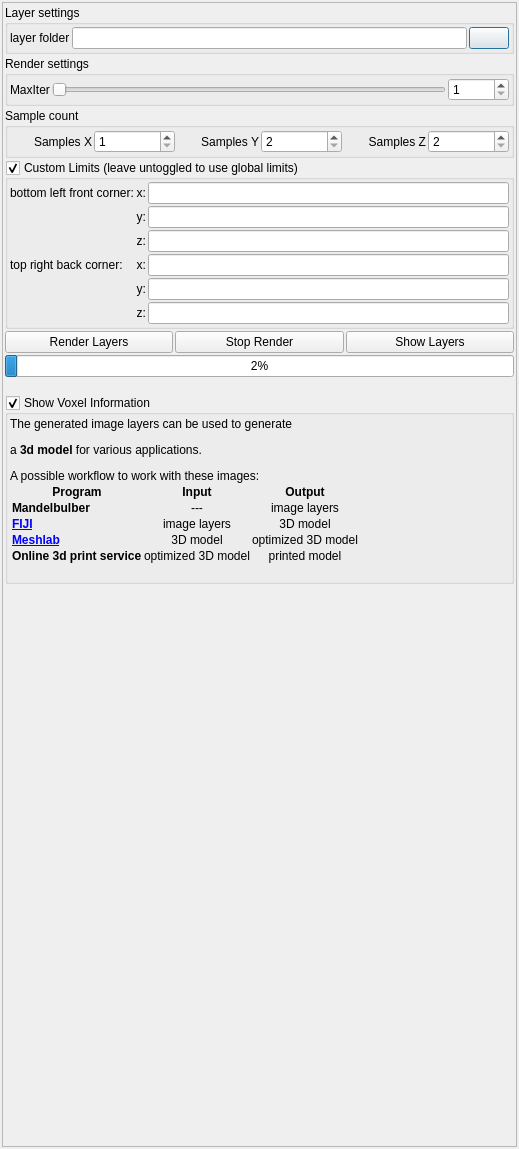
<?xml version="1.0" encoding="UTF-8"?>
<ui version="4.0">
 <class>cVoxelExportDialog</class>
 <widget class="QDialog" name="cVoxelExportDialog">
  <property name="geometry">
   <rect>
    <x>0</x>
    <y>0</y>
    <width>519</width>
    <height>1149</height>
   </rect>
  </property>
  <property name="windowTitle">
   <string>Export Voxel</string>
  </property>
  <property name="windowIcon">
   <iconset resource="icons.qrc">
    <normaloff>:/system/icons/layer.png</normaloff>:/system/icons/layer.png</iconset>
  </property>
  <layout class="QVBoxLayout" name="verticalLayout">
   <property name="spacing">
    <number>2</number>
   </property>
   <property name="leftMargin">
    <number>2</number>
   </property>
   <property name="topMargin">
    <number>2</number>
   </property>
   <property name="rightMargin">
    <number>2</number>
   </property>
   <property name="bottomMargin">
    <number>2</number>
   </property>
   <item>
    <widget class="QScrollArea" name="scrollArea">
     <property name="widgetResizable">
      <bool>true</bool>
     </property>
     <widget class="QWidget" name="scrollAreaWidgetContents">
      <property name="geometry">
       <rect>
        <x>0</x>
        <y>0</y>
        <width>513</width>
        <height>1143</height>
       </rect>
      </property>
      <layout class="QVBoxLayout" name="verticalLayout_2">
       <property name="spacing">
        <number>2</number>
       </property>
       <property name="leftMargin">
        <number>2</number>
       </property>
       <property name="topMargin">
        <number>2</number>
       </property>
       <property name="rightMargin">
        <number>2</number>
       </property>
       <property name="bottomMargin">
        <number>2</number>
       </property>
       <item>
        <widget class="QGroupBox" name="groupBox">
         <property name="title">
          <string>Layer settings</string>
         </property>
         <layout class="QVBoxLayout" name="verticalLayout_3">
          <property name="spacing">
           <number>2</number>
          </property>
          <property name="leftMargin">
           <number>2</number>
          </property>
          <property name="topMargin">
           <number>2</number>
          </property>
          <property name="rightMargin">
           <number>2</number>
          </property>
          <property name="bottomMargin">
           <number>2</number>
          </property>
          <item>
           <layout class="QGridLayout" name="gridLayout">
            <property name="spacing">
             <number>2</number>
            </property>
            <item row="0" column="1">
             <widget class="MyLineEdit" name="text_voxel_image_path"/>
            </item>
            <item row="0" column="2">
             <widget class="QPushButton" name="pushButton_select_image_path">
              <property name="text">
               <string/>
              </property>
              <property name="icon">
               <iconset theme="folder" resource="icons.qrc">
                <normaloff>:/system/icons/folder.svg</normaloff>:/system/icons/folder.svg</iconset>
              </property>
             </widget>
            </item>
            <item row="0" column="0">
             <widget class="QLabel" name="label">
              <property name="text">
               <string>layer folder</string>
              </property>
             </widget>
            </item>
           </layout>
          </item>
         </layout>
        </widget>
       </item>
       <item>
        <widget class="QGroupBox" name="groupBox_2">
         <property name="title">
          <string>Render settings</string>
         </property>
         <layout class="QVBoxLayout" name="verticalLayout_4">
          <property name="spacing">
           <number>2</number>
          </property>
          <property name="leftMargin">
           <number>2</number>
          </property>
          <property name="topMargin">
           <number>2</number>
          </property>
          <property name="rightMargin">
           <number>2</number>
          </property>
          <property name="bottomMargin">
           <number>2</number>
          </property>
          <item>
           <layout class="QGridLayout" name="gridLayout_2">
            <property name="spacing">
             <number>2</number>
            </property>
            <item row="0" column="0">
             <widget class="QLabel" name="label_5">
              <property name="text">
               <string>MaxIter</string>
              </property>
             </widget>
            </item>
            <item row="0" column="2">
             <widget class="MySpinBox" name="spinboxInt_voxel_max_iter">
              <property name="minimum">
               <number>1</number>
              </property>
              <property name="maximum">
               <number>10000</number>
              </property>
             </widget>
            </item>
            <item row="0" column="1">
             <widget class="QSlider" name="sliderInt_voxel_max_iter">
              <property name="minimum">
               <number>1</number>
              </property>
              <property name="maximum">
               <number>10000</number>
              </property>
              <property name="singleStep">
               <number>8</number>
              </property>
              <property name="pageStep">
               <number>64</number>
              </property>
              <property name="orientation">
               <enum>Qt::Horizontal</enum>
              </property>
             </widget>
            </item>
           </layout>
          </item>
         </layout>
        </widget>
       </item>
       <item>
        <widget class="QGroupBox" name="groupBox_3">
         <property name="title">
          <string>Sample count</string>
         </property>
         <layout class="QVBoxLayout" name="verticalLayout_5">
          <property name="spacing">
           <number>2</number>
          </property>
          <property name="leftMargin">
           <number>2</number>
          </property>
          <property name="topMargin">
           <number>2</number>
          </property>
          <property name="rightMargin">
           <number>2</number>
          </property>
          <property name="bottomMargin">
           <number>2</number>
          </property>
          <item>
           <layout class="QGridLayout" name="gridLayout_3">
            <property name="spacing">
             <number>2</number>
            </property>
            <item row="0" column="0">
             <widget class="QLabel" name="label_6">
              <property name="text">
               <string>Samples X</string>
              </property>
              <property name="alignment">
               <set>Qt::AlignRight|Qt::AlignTrailing|Qt::AlignVCenter</set>
              </property>
             </widget>
            </item>
            <item row="0" column="1">
             <widget class="MySpinBox" name="spinboxInt_voxel_samples_x">
              <property name="minimum">
               <number>1</number>
              </property>
              <property name="maximum">
               <number>65535</number>
              </property>
             </widget>
            </item>
            <item row="0" column="2">
             <widget class="QLabel" name="label_7">
              <property name="text">
               <string>Samples Y</string>
              </property>
              <property name="alignment">
               <set>Qt::AlignRight|Qt::AlignTrailing|Qt::AlignVCenter</set>
              </property>
             </widget>
            </item>
            <item row="0" column="3">
             <widget class="MySpinBox" name="spinboxInt_voxel_samples_y">
              <property name="minimum">
               <number>2</number>
              </property>
              <property name="maximum">
               <number>65535</number>
              </property>
             </widget>
            </item>
            <item row="0" column="4">
             <widget class="QLabel" name="label_8">
              <property name="text">
               <string>Samples Z</string>
              </property>
              <property name="alignment">
               <set>Qt::AlignRight|Qt::AlignTrailing|Qt::AlignVCenter</set>
              </property>
             </widget>
            </item>
            <item row="0" column="5">
             <widget class="MySpinBox" name="spinboxInt_voxel_samples_z">
              <property name="minimum">
               <number>2</number>
              </property>
              <property name="maximum">
               <number>65535</number>
              </property>
             </widget>
            </item>
           </layout>
          </item>
         </layout>
        </widget>
       </item>
       <item>
        <widget class="MyGroupBox" name="groupCheck_voxel_custom_limit_enabled">
         <property name="title">
          <string>Custom Limits (leave untoggled to use global limits)</string>
         </property>
         <property name="checkable">
          <bool>true</bool>
         </property>
         <layout class="QVBoxLayout" name="verticalLayout_45">
          <property name="spacing">
           <number>2</number>
          </property>
          <property name="leftMargin">
           <number>2</number>
          </property>
          <property name="topMargin">
           <number>2</number>
          </property>
          <property name="rightMargin">
           <number>2</number>
          </property>
          <property name="bottomMargin">
           <number>2</number>
          </property>
          <item>
           <layout class="QGridLayout" name="gridLayout_21">
            <property name="spacing">
             <number>2</number>
            </property>
            <item row="5" column="2">
             <widget class="MyLineEdit" name="vect3_voxel_limit_max_z">
              <property name="sizePolicy">
               <sizepolicy hsizetype="Expanding" vsizetype="Maximum">
                <horstretch>0</horstretch>
                <verstretch>0</verstretch>
               </sizepolicy>
              </property>
             </widget>
            </item>
            <item row="3" column="0">
             <widget class="QLabel" name="label_114">
              <property name="text">
               <string>top right back corner:</string>
              </property>
             </widget>
            </item>
            <item row="2" column="2">
             <widget class="MyLineEdit" name="vect3_voxel_limit_min_z">
              <property name="sizePolicy">
               <sizepolicy hsizetype="Expanding" vsizetype="Maximum">
                <horstretch>0</horstretch>
                <verstretch>0</verstretch>
               </sizepolicy>
              </property>
             </widget>
            </item>
            <item row="0" column="1">
             <widget class="QLabel" name="label_110">
              <property name="sizePolicy">
               <sizepolicy hsizetype="Preferred" vsizetype="Preferred">
                <horstretch>0</horstretch>
                <verstretch>0</verstretch>
               </sizepolicy>
              </property>
              <property name="text">
               <string>x:</string>
              </property>
              <property name="alignment">
               <set>Qt::AlignRight|Qt::AlignTrailing|Qt::AlignVCenter</set>
              </property>
             </widget>
            </item>
            <item row="3" column="2">
             <widget class="MyLineEdit" name="vect3_voxel_limit_max_x">
              <property name="sizePolicy">
               <sizepolicy hsizetype="Expanding" vsizetype="Maximum">
                <horstretch>0</horstretch>
                <verstretch>0</verstretch>
               </sizepolicy>
              </property>
             </widget>
            </item>
            <item row="4" column="2">
             <widget class="MyLineEdit" name="vect3_voxel_limit_max_y">
              <property name="sizePolicy">
               <sizepolicy hsizetype="Expanding" vsizetype="Maximum">
                <horstretch>0</horstretch>
                <verstretch>0</verstretch>
               </sizepolicy>
              </property>
             </widget>
            </item>
            <item row="0" column="2">
             <widget class="MyLineEdit" name="vect3_voxel_limit_min_x">
              <property name="sizePolicy">
               <sizepolicy hsizetype="Expanding" vsizetype="Maximum">
                <horstretch>0</horstretch>
                <verstretch>0</verstretch>
               </sizepolicy>
              </property>
             </widget>
            </item>
            <item row="1" column="1">
             <widget class="QLabel" name="label_111">
              <property name="sizePolicy">
               <sizepolicy hsizetype="Preferred" vsizetype="Preferred">
                <horstretch>0</horstretch>
                <verstretch>0</verstretch>
               </sizepolicy>
              </property>
              <property name="text">
               <string>y:</string>
              </property>
              <property name="alignment">
               <set>Qt::AlignRight|Qt::AlignTrailing|Qt::AlignVCenter</set>
              </property>
             </widget>
            </item>
            <item row="1" column="2">
             <widget class="MyLineEdit" name="vect3_voxel_limit_min_y">
              <property name="sizePolicy">
               <sizepolicy hsizetype="Expanding" vsizetype="Maximum">
                <horstretch>0</horstretch>
                <verstretch>0</verstretch>
               </sizepolicy>
              </property>
             </widget>
            </item>
            <item row="2" column="1">
             <widget class="QLabel" name="label_112">
              <property name="sizePolicy">
               <sizepolicy hsizetype="Preferred" vsizetype="Preferred">
                <horstretch>0</horstretch>
                <verstretch>0</verstretch>
               </sizepolicy>
              </property>
              <property name="text">
               <string>z:</string>
              </property>
              <property name="alignment">
               <set>Qt::AlignRight|Qt::AlignTrailing|Qt::AlignVCenter</set>
              </property>
             </widget>
            </item>
            <item row="0" column="0">
             <widget class="QLabel" name="label_109">
              <property name="text">
               <string>bottom left front corner:</string>
              </property>
             </widget>
            </item>
            <item row="3" column="1">
             <widget class="QLabel" name="label_117">
              <property name="sizePolicy">
               <sizepolicy hsizetype="Preferred" vsizetype="Preferred">
                <horstretch>0</horstretch>
                <verstretch>0</verstretch>
               </sizepolicy>
              </property>
              <property name="text">
               <string>x:</string>
              </property>
              <property name="alignment">
               <set>Qt::AlignRight|Qt::AlignTrailing|Qt::AlignVCenter</set>
              </property>
             </widget>
            </item>
            <item row="4" column="1">
             <widget class="QLabel" name="label_118">
              <property name="sizePolicy">
               <sizepolicy hsizetype="Preferred" vsizetype="Preferred">
                <horstretch>0</horstretch>
                <verstretch>0</verstretch>
               </sizepolicy>
              </property>
              <property name="text">
               <string>y:</string>
              </property>
              <property name="alignment">
               <set>Qt::AlignRight|Qt::AlignTrailing|Qt::AlignVCenter</set>
              </property>
             </widget>
            </item>
            <item row="5" column="1">
             <widget class="QLabel" name="label_119">
              <property name="sizePolicy">
               <sizepolicy hsizetype="Preferred" vsizetype="Preferred">
                <horstretch>0</horstretch>
                <verstretch>0</verstretch>
               </sizepolicy>
              </property>
              <property name="text">
               <string>z:</string>
              </property>
              <property name="alignment">
               <set>Qt::AlignRight|Qt::AlignTrailing|Qt::AlignVCenter</set>
              </property>
             </widget>
            </item>
           </layout>
          </item>
         </layout>
        </widget>
       </item>
       <item>
        <layout class="QHBoxLayout" name="horizontalLayout">
         <item>
          <widget class="QPushButton" name="pushButton_start_render_layers">
           <property name="toolTip">
            <string>&lt;html&gt;&lt;head/&gt;&lt;body&gt;&lt;p&gt;Start rendering of layers based on actual settings&lt;/p&gt;&lt;/body&gt;&lt;/html&gt;</string>
           </property>
           <property name="text">
            <string>Render Layers</string>
           </property>
           <property name="icon">
            <iconset theme="applications-graphics" resource="icons.qrc">
             <normaloff>:/system/icons/applications-graphics.svg</normaloff>:/system/icons/applications-graphics.svg</iconset>
           </property>
          </widget>
         </item>
         <item>
          <widget class="QPushButton" name="pushButton_stop_render_layers">
           <property name="toolTip">
            <string>&lt;html&gt;&lt;head/&gt;&lt;body&gt;&lt;p&gt;Terminate rendering of layers&lt;/p&gt;&lt;/body&gt;&lt;/html&gt;</string>
           </property>
           <property name="text">
            <string>Stop Render</string>
           </property>
           <property name="icon">
            <iconset theme="process-stop" resource="icons.qrc">
             <normaloff>:/system/icons/process-stop.svg</normaloff>:/system/icons/process-stop.svg</iconset>
           </property>
          </widget>
         </item>
         <item>
          <widget class="QPushButton" name="pushButton_show_layers">
           <property name="sizePolicy">
            <sizepolicy hsizetype="Minimum" vsizetype="Maximum">
             <horstretch>0</horstretch>
             <verstretch>0</verstretch>
            </sizepolicy>
           </property>
           <property name="text">
            <string>Show Layers</string>
           </property>
           <property name="icon">
            <iconset theme="media-playback-start" resource="icons.qrc">
             <normaloff>:/system/icons/media-playback-start.svg</normaloff>:/system/icons/media-playback-start.svg</iconset>
           </property>
          </widget>
         </item>
        </layout>
       </item>
       <item>
        <widget class="MyProgressBar" name="progressBar">
         <property name="maximum">
          <number>1000</number>
         </property>
         <property name="value">
          <number>24</number>
         </property>
        </widget>
       </item>
       <item>
        <widget class="QLabel" name="label_info">
         <property name="text">
          <string/>
         </property>
        </widget>
       </item>
       <item>
        <widget class="MyGroupBox" name="groupCheck_voxel_show_information">
         <property name="title">
          <string>Show Voxel Information</string>
         </property>
         <property name="checkable">
          <bool>true</bool>
         </property>
         <layout class="QVBoxLayout" name="verticalLayout_voxel_show_information">
          <property name="spacing">
           <number>2</number>
          </property>
          <property name="leftMargin">
           <number>2</number>
          </property>
          <property name="topMargin">
           <number>2</number>
          </property>
          <property name="rightMargin">
           <number>2</number>
          </property>
          <property name="bottomMargin">
           <number>2</number>
          </property>
          <item>
           <widget class="QLabel" name="label_voxel_information">
            <property name="text">
             <string>&lt;html&gt;&lt;head/&gt;&lt;body&gt;&lt;p&gt;The generated image layers can be used to generate &lt;/p&gt;&lt;p&gt;a &lt;span style=&quot; font-weight:600;&quot;&gt;3d model&lt;/span&gt; for various applications.&lt;/p&gt;&lt;p&gt;A possible workflow to work with these images:&lt;/p&gt;&lt;table border=&quot;0&quot; style=&quot; margin-top:0px; margin-bottom:0px; margin-left:0px; margin-right:0px;&quot; cellspacing=&quot;2&quot; cellpadding=&quot;0&quot;&gt;&lt;tr&gt;&lt;td&gt;&lt;p align=&quot;center&quot;&gt;&lt;span style=&quot; font-weight:600;&quot;&gt;Program&lt;/span&gt;&lt;/p&gt;&lt;/td&gt;&lt;td&gt;&lt;p align=&quot;center&quot;&gt;&lt;span style=&quot; font-weight:600;&quot;&gt;Input&lt;/span&gt;&lt;/p&gt;&lt;/td&gt;&lt;td&gt;&lt;p align=&quot;center&quot;&gt;&lt;span style=&quot; font-weight:600;&quot;&gt;Output&lt;/span&gt;&lt;/p&gt;&lt;/td&gt;&lt;/tr&gt;&lt;tr&gt;&lt;td&gt;&lt;p&gt;&lt;span style=&quot; font-weight:600;&quot;&gt;Mandelbulber&lt;/span&gt;&lt;/p&gt;&lt;/td&gt;&lt;td&gt;&lt;p align=&quot;center&quot;&gt;---&lt;/p&gt;&lt;/td&gt;&lt;td&gt;&lt;p align=&quot;center&quot;&gt;image layers&lt;/p&gt;&lt;/td&gt;&lt;/tr&gt;&lt;tr&gt;&lt;td&gt;&lt;p&gt;&lt;a href=&quot;http://fiji.sc/&quot;&gt;&lt;span style=&quot; font-weight:600; text-decoration: underline; color:#0000ff;&quot;&gt;FIJI&lt;/span&gt;&lt;/a&gt;&lt;/p&gt;&lt;/td&gt;&lt;td&gt;&lt;p align=&quot;center&quot;&gt;image layers&lt;/p&gt;&lt;/td&gt;&lt;td&gt;&lt;p align=&quot;center&quot;&gt;3D model&lt;/p&gt;&lt;/td&gt;&lt;/tr&gt;&lt;tr&gt;&lt;td&gt;&lt;p&gt;&lt;a href=&quot;http://meshlab.sourceforge.net/&quot;&gt;&lt;span style=&quot; font-weight:600; text-decoration: underline; color:#0000ff;&quot;&gt;Meshlab&lt;/span&gt;&lt;/a&gt;&lt;/p&gt;&lt;/td&gt;&lt;td&gt;&lt;p align=&quot;center&quot;&gt;3D model&lt;/p&gt;&lt;/td&gt;&lt;td&gt;&lt;p align=&quot;center&quot;&gt;optimized 3D model&lt;/p&gt;&lt;/td&gt;&lt;/tr&gt;&lt;tr&gt;&lt;td&gt;&lt;p&gt;&lt;span style=&quot; font-weight:600;&quot;&gt;Online 3d print service&lt;/span&gt;&lt;/p&gt;&lt;/td&gt;&lt;td&gt;&lt;p align=&quot;center&quot;&gt;optimized 3D model&lt;/p&gt;&lt;/td&gt;&lt;td&gt;&lt;p align=&quot;center&quot;&gt;printed model&lt;/p&gt;&lt;/td&gt;&lt;/tr&gt;&lt;/table&gt;&lt;p&gt;&lt;/p&gt;&lt;/body&gt;&lt;/html&gt;</string>
            </property>
           </widget>
          </item>
         </layout>
        </widget>
       </item>
       <item>
        <spacer name="verticalSpacer">
         <property name="orientation">
          <enum>Qt::Vertical</enum>
         </property>
         <property name="sizeHint" stdset="0">
          <size>
           <width>20</width>
           <height>40</height>
          </size>
         </property>
        </spacer>
       </item>
      </layout>
     </widget>
    </widget>
   </item>
  </layout>
 </widget>
 <customwidgets>
  <customwidget>
   <class>MyGroupBox</class>
   <extends>QGroupBox</extends>
   <header>my_group_box.h</header>
   <container>1</container>
  </customwidget>
  <customwidget>
   <class>MySpinBox</class>
   <extends>QSpinBox</extends>
   <header>my_spin_box.h</header>
  </customwidget>
  <customwidget>
   <class>MyLineEdit</class>
   <extends>QLineEdit</extends>
   <header>my_line_edit.h</header>
  </customwidget>
  <customwidget>
   <class>MyProgressBar</class>
   <extends>QProgressBar</extends>
   <header>my_progress_bar.h</header>
  </customwidget>
 </customwidgets>
 <tabstops>
  <tabstop>scrollArea</tabstop>
  <tabstop>text_voxel_image_path</tabstop>
  <tabstop>pushButton_select_image_path</tabstop>
  <tabstop>sliderInt_voxel_max_iter</tabstop>
  <tabstop>spinboxInt_voxel_max_iter</tabstop>
  <tabstop>spinboxInt_voxel_samples_x</tabstop>
  <tabstop>spinboxInt_voxel_samples_y</tabstop>
  <tabstop>spinboxInt_voxel_samples_z</tabstop>
  <tabstop>vect3_voxel_limit_min_x</tabstop>
  <tabstop>vect3_voxel_limit_min_y</tabstop>
  <tabstop>vect3_voxel_limit_min_z</tabstop>
  <tabstop>vect3_voxel_limit_max_x</tabstop>
  <tabstop>vect3_voxel_limit_max_y</tabstop>
  <tabstop>vect3_voxel_limit_max_z</tabstop>
  <tabstop>pushButton_start_render_layers</tabstop>
  <tabstop>pushButton_stop_render_layers</tabstop>
  <tabstop>pushButton_show_layers</tabstop>
 </tabstops>
 <resources>
  <include location="icons.qrc"/>
 </resources>
 <connections/>
</ui>
